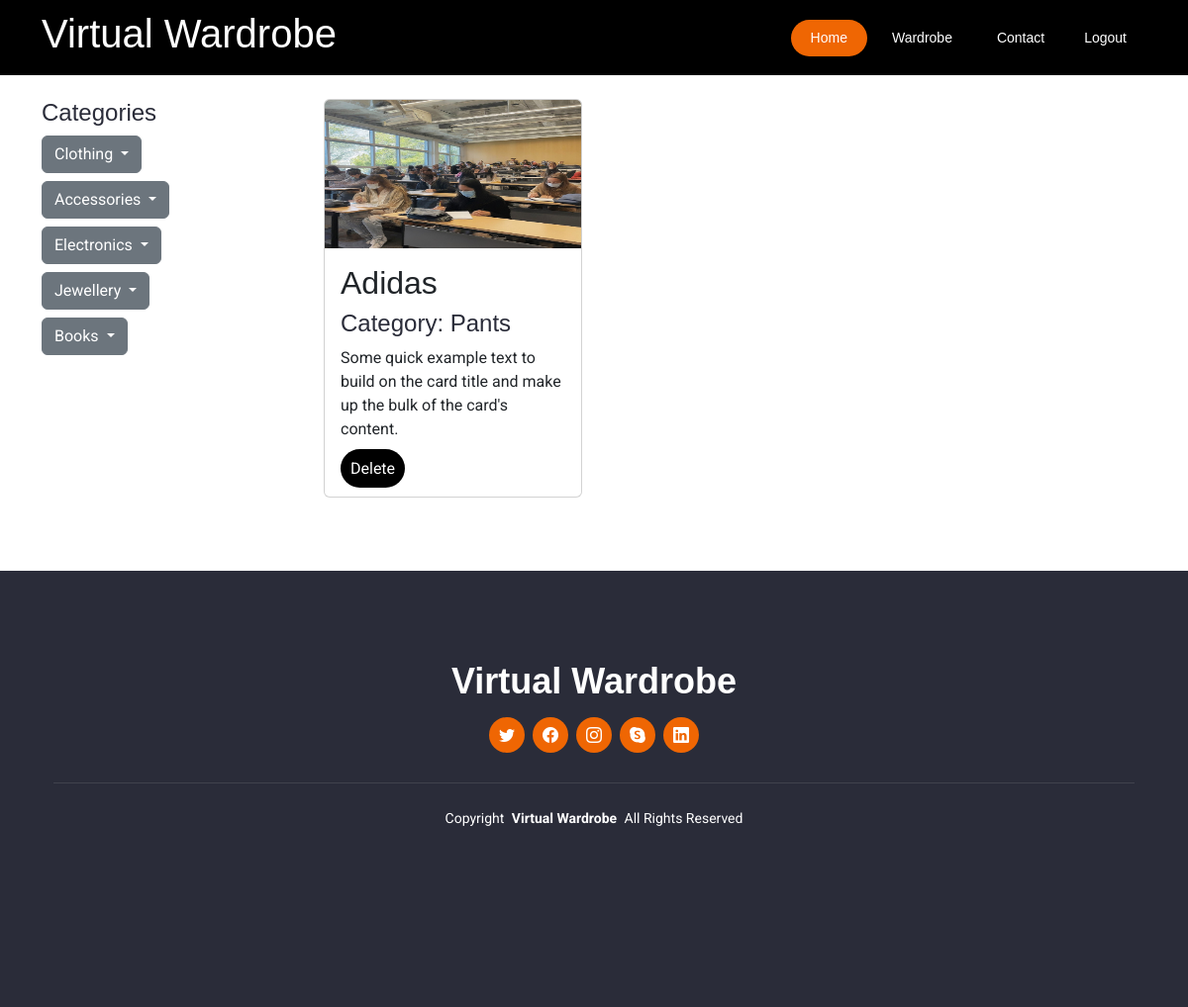
Page /wardrobe/Pants (signed in) on the earlier database version.
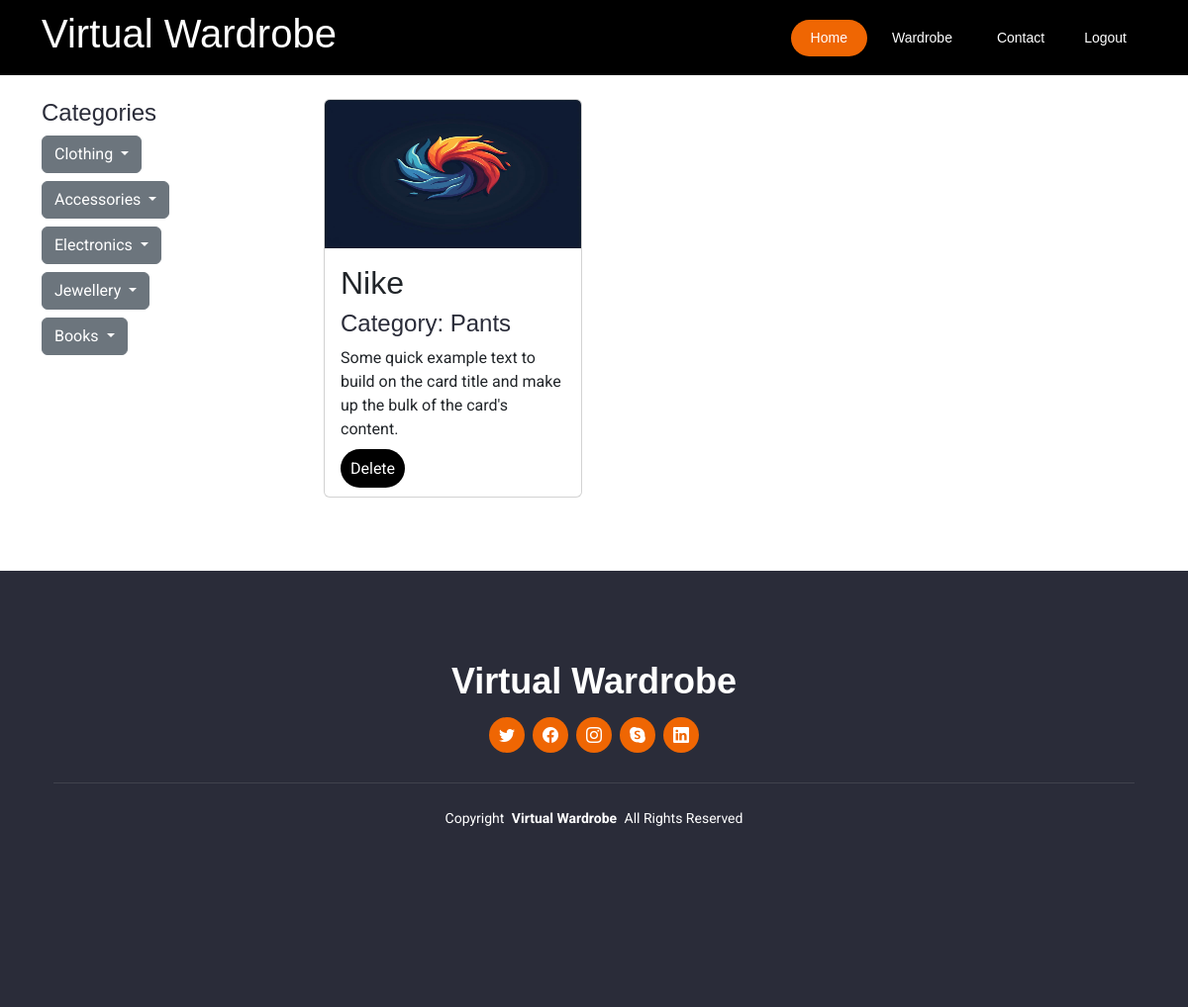
Same page on the later database version.
### myapp/models.py (models this page shows, shortened)
class user_item(models.Model):
    user = models.ForeignKey(User, on_delete=models.CASCADE)
    size_choices = (
        ('Extra Small', 'XS'),
        ('small', 'S'),
        ('medium', 'M'),
        ('Large', 'L'),
        ('Extra Large', 'XL'),
    )
    banner = models.ImageField(default='fallback.png', blank=True)
    category=models.CharField(max_length=100, default='category')
    brand = models.CharField(max_length=100)
    color = models.CharField(max_length=100)
    type = models.CharField(max_length=100)
    size = models.CharField(max_length=100, choices=size_choices, blank=True)

### myapp/views.py (the view)
# urls.py: path('wardrobe/<str:name>', views.wardrobe_items, name='wardrobe_items'),
def wardrobe_items(request, name):
    items = user_item.objects.filter(user=request.user).filter(category=name)
    return render(request, 'wardrobe_items.html', {'items': items})

### templates/wardrobe_items.html (shortened to what the changed rows need)
{% load static %}
<!DOCTYPE html>
<html lang="en">
<head>
    <link href="{% static 'assets/vendor/bootstrap/css/bootstrap.min.css' %}" rel="stylesheet">
    <link rel="stylesheet" href="https://cdn.jsdelivr.net/npm/bootstrap-icons@1.10.5/font/bootstrap-icons.css">
    <link href="{% static 'assets/vendor/aos/aos.css' %}" rel="stylesheet">
    <link href="{% static 'assets/vendor/animate.css/animate.min.css' %}" rel="stylesheet">
    <link href="{% static 'assets/vendor/glightbox/css/glightbox.min.css' %}" rel="stylesheet">
    <link href="{% static 'assets/vendor/swiper/swiper-bundle.min.css' %}" rel="stylesheet">
    <link href="{% static 'assets/css/main.css' %}" rel="stylesheet">
</head>
<body>
    <header id="header" style="background-color: black; padding-top: 10px; padding-bottom: 10px;" header d-flex align-items-center fixed-top>
        <div class="container-fluid container-xl position-relative d-flex align-items-center justify-content-between">
            <a href="/" class="logo d-flex align-items-center">
                <h1 class="sitename" style="color: white;">Virtual Wardrobe</h1>
            </a>
        </div>
    </header>
    <div class="container mt-4">
        <div class="row">
            <div class="col-md-9">
                <div class="row">
                    {% for item in items %}
                        <div class="col-md-4 mb-4">
                            <div class="card">
                                <img class="card-img-top" src="{{ item.banner.url }}" style="height: 150px;" alt="Card image cap">
                                <div class="card-body">
                                    <h2 class="card-title">{{ item.brand }}</h2>
                                    <h4>Category: {{ item.category }}</h4>
                                    <p class="card-text">Some quick example text to build on the card title and make up the bulk of the card's content.</p>
                                    <a href="#" class="delete-button">Delete</a>
                                </div>
                            </div>
                        </div>
                    {% endfor %}
                </div>
            </div>
        </div>
    </div>
</body>
</html>

Differences in the rows shown:
removed user_item: banner (picture), brand "Adidas", category "Pants"
added user_item: banner (picture), brand "Nike", category "Pants"
